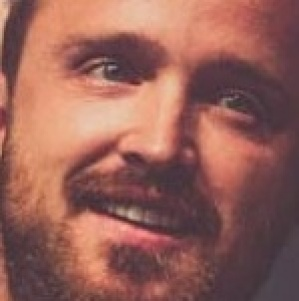
#> input picture Aaron Paul0_262.jpg, 299 x 301 px
$ python -i matcher.py   (imports and definitions only)
#> lines starting #> are read from the running program, lines starting #| are printed output that depends on the picture
#> in read_image, img is the input picture: shape (301, 299, 3); mean B, G, R 88.3, 96.9, 149.6
import cv2
import numpy as np
import scipy
import scipy._lib._ccallback_c
from scipy import spatial
import six
from six.moves import cPickle as pickle
import random
import os
import matplotlib.pyplot as plt

def GaussianBlur(img):
    img = cv2.GaussianBlur(img,(7,7),0)
    return img

def FaceRecognizion(img):
    gray_img = cv2.cvtColor(img,cv2.COLOR_BGR2GRAY)
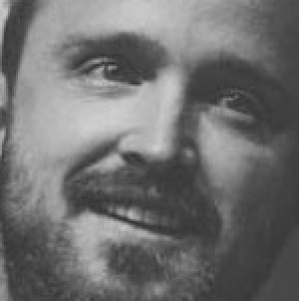
#> gray_img: shape (301, 299); min 43, max 209, mean 111.7
    face_cascade = cv2.CascadeClassifier("data/haarcascade_frontalface_alt.xml")
    faces = face_cascade.detectMultiScale(gray_img,scaleFactor=1.1,minNeighbors=5);
#> faces = ()

    for x,y,w,h in faces:
        if ( (h-y)*(w*x) > 2500 ):
            img = img[y+60:y+h,x+20:x+w-20];
#> this loop made 0 passes
            # img = cv2.rectangle(img,(x,y),(x+w,y+h),(0,0,255),2)
    return img

def read_image(image_path):
    img = cv2.imread(image_path,cv2.IMREAD_COLOR)
    img = FaceRecognizion(img)
    img = GaussianBlur(img)
    return img

# Feature extractor
# [21 lines left out: function extract_features, not called in this run]

class Matcher(object):

    # [42 lines left out: functions __init__, cos_cdist, edist, match, not called in this run]

def show_img(path):
    img = cv2.imread(path)
    cv2.imshow(path,img)

# [23 lines left out: function run, not called in this run]

# [1 line not run here, left out]

>>> result = read_image('Aaron Paul0_262.jpg')
